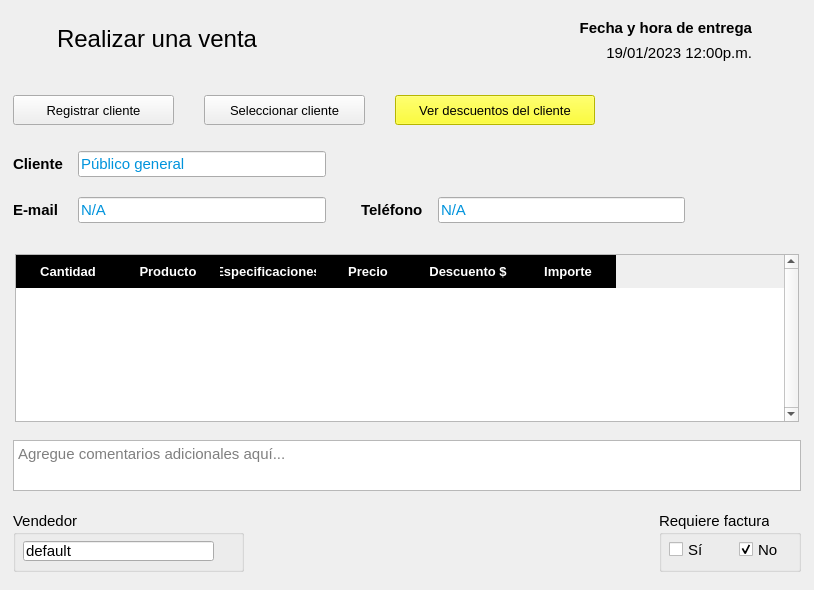
     <widget class="QFrame" name="frame">
      <property name="frameShape">
       <enum>QFrame::NoFrame</enum>
      </property>
      <layout class="QVBoxLayout" name="verticalLayout">
       <property name="spacing">
        <number>0</number>
       </property>
       <property name="leftMargin">
        <number>4</number>
       </property>
       <property name="topMargin">
        <number>9</number>
       </property>
       <property name="rightMargin">
        <number>4</number>
       </property>
       <property name="bottomMargin">
        <number>9</number>
       </property>
       <item alignment="Qt::AlignTop">
        <widget class="QFrame" name="frame_3">
         <property name="frameShape">
          <enum>QFrame::NoFrame</enum>
         </property>
         <layout class="QHBoxLayout" name="horizontalLayout_2">
          <property name="spacing">
           <number>0</number>
          </property>
          <property name="leftMargin">
           <number>0</number>
          </property>
          <property name="topMargin">
           <number>0</number>
          </property>
          <property name="rightMargin">
           <number>0</number>
          </property>
          <property name="bottomMargin">
           <number>0</number>
          </property>
          <item alignment="Qt::AlignLeft|Qt::AlignTop">
           <widget class="QFrame" name="frame_7">
            <property name="frameShape">
             <enum>QFrame::NoFrame</enum>
            </property>
            <layout class="QHBoxLayout" name="horizontalLayout_4">
             <property name="spacing">
              <number>12</number>
             </property>
             <item>
              <widget class="QPushButton" name="btRegresar">
               <property name="cursor">
                <cursorShape>PointingHandCursor</cursorShape>
               </property>
               <property name="styleSheet">
                <string notr="true">QPushButton {
        background-color: transparent;
        border: none;
        padding: 0px;
    }
    QPushButton:hover {
        background-color: rgba(255, 255, 255, 0);
    }
    QPushButton:pressed {
        background-color: rgba(255, 255, 255, 0);
    }</string>
               </property>
               <property name="text">
                <string notr="true"/>
               </property>
               <property name="icon">
                <iconset resource="../resources.qrc">
                 <normaloff>:/img/resources/images/leftarrow.png</normaloff>:/img/resources/images/leftarrow.png</iconset>
               </property>
               <property name="iconSize">
                <size>
                 <width>40</width>
                 <height>40</height>
                </size>
               </property>
               <property name="flat">
                <bool>true</bool>
               </property>
              </widget>
             </item>
             <item>
              <widget class="QLabel" name="lbTitulo">
               <property name="minimumSize">
                <size>
                 <width>201</width>
                 <height>41</height>
                </size>
               </property>
               <property name="font">
                <font>
                 <family>Segoe UI</family>
                 <pointsize>18</pointsize>
                </font>
               </property>
               <property name="text">
                <string>Realizar una venta</string>
               </property>
              </widget>
             </item>
            </layout>
           </widget>
          </item>
          <item alignment="Qt::AlignRight|Qt::AlignTop">
           <widget class="QFrame" name="frame_8">
            <property name="sizePolicy">
             <sizepolicy hsizetype="Minimum" vsizetype="Minimum">
              <horstretch>0</horstretch>
              <verstretch>0</verstretch>
             </sizepolicy>
            </property>
            <property name="frameShape">
             <enum>QFrame::NoFrame</enum>
            </property>
            <layout class="QGridLayout" name="gridLayout">
             <property name="horizontalSpacing">
              <number>9</number>
             </property>
             <item row="0" column="0" rowspan="2">
              <widget class="QPushButton" name="btDeshacer">
               <property name="cursor">
                <cursorShape>PointingHandCursor</cursorShape>
               </property>
               <property name="toolTip">
                <string>Deshacer fecha de entrega</string>
               </property>
               <property name="styleSheet">
                <string notr="true">QPushButton {
        background-color: transparent;
        border: none;
        padding: 0px;
    }
    QPushButton:hover {
        background-color: rgba(255, 255, 255, 0);
    }
    QPushButton:pressed {
        background-color: rgba(255, 255, 255, 0);
    }</string>
               </property>
               <property name="text">
                <string notr="true"/>
               </property>
               <property name="icon">
                <iconset resource="../resources.qrc">
                 <normaloff>:/img/resources/images/undo.png</normaloff>:/img/resources/images/undo.png</iconset>
               </property>
               <property name="iconSize">
                <size>
                 <width>20</width>
                 <height>20</height>
                </size>
               </property>
               <property name="flat">
                <bool>true</bool>
               </property>
              </widget>
             </item>
             <item row="1" column="1" alignment="Qt::AlignRight">
              <widget class="QLabel" name="lbFecha">
               <property name="font">
                <font>
                 <family>Segoe UI</family>
                 <pointsize>11</pointsize>
                 <bold>false</bold>
                </font>
               </property>
               <property name="text">
                <string notr="true">19/01/2023 12:00p.m.</string>
               </property>
               <property name="alignment">
                <set>Qt::AlignRight|Qt::AlignTrailing|Qt::AlignVCenter</set>
               </property>
              </widget>
             </item>
             <item row="0" column="3" rowspan="2">
              <widget class="QPushButton" name="btCalendario">
               <property name="cursor">
                <cursorShape>PointingHandCursor</cursorShape>
               </property>
               <property name="styleSheet">
                <string notr="true">QPushButton {
        background-color: transparent;
        border: none;
        padding: 0px;
    }
    QPushButton:hover {
        background-color: rgba(255, 255, 255, 0);
    }
    QPushButton:pressed {
        background-color: rgba(255, 255, 255, 0);
    }</string>
               </property>
               <property name="text">
                <string notr="true"/>
               </property>
               <property name="icon">
                <iconset resource="../resources.qrc">
                 <normaloff>:/img/resources/images/calendar.png</normaloff>:/img/resources/images/calendar.png</iconset>
               </property>
               <property name="iconSize">
                <size>
                 <width>40</width>
                 <height>40</height>
                </size>
               </property>
               <property name="flat">
                <bool>true</bool>
               </property>
              </widget>
             </item>
             <item row="0" column="1" alignment="Qt::AlignRight">
              <widget class="QLabel" name="label_5">
               <property name="font">
                <font>
                 <family>Segoe UI</family>
                 <pointsize>11</pointsize>
                 <bold>true</bold>
                </font>
               </property>
               <property name="text">
                <string notr="true">Fecha y hora de entrega</string>
               </property>
               <property name="alignment">
                <set>Qt::AlignRight|Qt::AlignTrailing|Qt::AlignVCenter</set>
               </property>
              </widget>
             </item>
             <item row="0" column="2">
              <spacer name="horizontalSpacer_2">
               <property name="orientation">
                <enum>Qt::Horizontal</enum>
               </property>
               <property name="sizeHint" stdset="0">
                <size>
                 <width>8</width>
                 <height>20</height>
                </size>
               </property>
              </spacer>
             </item>
            </layout>
           </widget>
          </item>
         </layout>
        </widget>
       </item>
       <item alignment="Qt::AlignTop">
        <widget class="QFrame" name="frame_4">
         <property name="frameShape">
          <enum>QFrame::NoFrame</enum>
         </property>
         <layout class="QVBoxLayout" name="verticalLayout_2">
          <property name="spacing">
           <number>6</number>
          </property>
          <property name="leftMargin">
           <number>0</number>
          </property>
          <property name="topMargin">
           <number>15</number>
          </property>
          <property name="rightMargin">
           <number>0</number>
          </property>
          <property name="bottomMargin">
           <number>0</number>
          </property>
          <item alignment="Qt::AlignLeft">
           <widget class="QFrame" name="frame_9">
            <property name="frameShape">
             <enum>QFrame::NoFrame</enum>
            </property>
            <layout class="QHBoxLayout" name="horizontalLayout_5">
             <property name="spacing">
              <number>30</number>
             </property>
             <property name="bottomMargin">
              <number>0</number>
             </property>
             <item>
              <widget class="QPushButton" name="btRegistrar">
               <property name="minimumSize">
                <size>
                 <width>161</width>
                 <height>30</height>
                </size>
               </property>
               <property name="maximumSize">
                <size>
                 <width>16777215</width>
                 <height>30</height>
                </size>
               </property>
               <property name="font">
                <font>
                 <pointsize>10</pointsize>
                </font>
               </property>
               <property name="text">
                <string notr="true">Registrar cliente</string>
               </property>
               <property name="icon">
                <iconset resource="../resources.qrc">
                 <normaloff>:/img/resources/images/new-user.png</normaloff>:/img/resources/images/new-user.png</iconset>
               </property>
              </widget>
             </item>
             <item>
              <widget class="QPushButton" name="btSeleccionar">
               <property name="minimumSize">
                <size>
                 <width>161</width>
                 <height>30</height>
                </size>
               </property>
               <property name="maximumSize">
                <size>
                 <width>16777215</width>
                 <height>30</height>
                </size>
               </property>
               <property name="font">
                <font>
                 <pointsize>10</pointsize>
                </font>
               </property>
               <property name="text">
                <string notr="true">Seleccionar cliente</string>
               </property>
               <property name="icon">
                <iconset resource="../resources.qrc">
                 <normaloff>:/img/resources/images/search.png</normaloff>:/img/resources/images/search.png</iconset>
               </property>
              </widget>
             </item>
             <item>
              <widget class="QPushButton" name="btDescuentosCliente">
               <property name="minimumSize">
                <size>
                 <width>200</width>
                 <height>30</height>
                </size>
               </property>
               <property name="maximumSize">
                <size>
                 <width>16777215</width>
                 <height>30</height>
                </size>
               </property>
               <property name="font">
                <font>
                 <pointsize>10</pointsize>
                </font>
               </property>
               <property name="styleSheet">
                <string notr="true">background-color: rgb(255, 255, 0);</string>
               </property>
               <property name="text">
                <string notr="true">Ver descuentos del cliente</string>
               </property>
               <property name="icon">
                <iconset resource="../resources.qrc">
                 <normaloff>:/img/resources/images/tag.png</normaloff>:/img/resources/images/tag.png</iconset>
               </property>
              </widget>
             </item>
            </layout>
           </widget>
          </item>
          <item alignment="Qt::AlignLeft">
           <widget class="QFrame" name="frame_10">
            <property name="frameShape">
             <enum>QFrame::NoFrame</enum>
            </property>
            <layout class="QGridLayout" name="gridLayout_4">
             <property name="topMargin">
              <number>20</number>
             </property>
             <property name="bottomMargin">
              <number>0</number>
             </property>
             <property name="horizontalSpacing">
              <number>15</number>
             </property>
             <property name="verticalSpacing">
              <number>20</number>
             </property>
             <item row="1" column="0">
              <widget class="QLabel" name="label_2">
               <property name="font">
                <font>
                 <family>Segoe UI</family>
                 <pointsize>11</pointsize>
                 <bold>true</bold>
                </font>
               </property>
               <property name="text">
                <string>E-mail</string>
               </property>
              </widget>
             </item>
             <item row="1" column="1">
              <widget class="QLineEdit" name="txtCorreo">
               <property name="minimumSize">
                <size>
                 <width>248</width>
                 <height>19</height>
                </size>
               </property>
               <property name="font">
                <font>
                 <family>Segoe UI</family>
                 <pointsize>11</pointsize>
                </font>
               </property>
               <property name="styleSheet">
                <string notr="true">color: rgb(0, 147, 220);</string>
               </property>
               <property name="text">
                <string>N/A</string>
               </property>
               <property name="frame">
                <bool>true</bool>
               </property>
               <property name="clearButtonEnabled">
                <bool>false</bool>
               </property>
              </widget>
             </item>
             <item row="1" column="3">
              <widget class="QLabel" name="label_3">
               <property name="font">
                <font>
                 <family>Segoe UI</family>
                 <pointsize>11</pointsize>
                 <bold>true</bold>
                </font>
               </property>
               <property name="text">
                <string>Teléfono</string>
               </property>
              </widget>
             </item>
             <item row="1" column="4">
              <widget class="QLineEdit" name="txtTelefono">
               <property name="minimumSize">
                <size>
                 <width>247</width>
                 <height>19</height>
                </size>
               </property>
               <property name="font">
                <font>
                 <family>Segoe UI</family>
                 <pointsize>11</pointsize>
                </font>
               </property>
               <property name="styleSheet">
                <string notr="true">color: rgb(0, 147, 220);</string>
               </property>
               <property name="text">
                <string>N/A</string>
               </property>
               <property name="frame">
                <bool>true</bool>
               </property>
               <property name="clearButtonEnabled">
                <bool>false</bool>
               </property>
              </widget>
             </item>
             <item row="0" column="1">
              <widget class="QLineEdit" name="txtCliente">
               <property name="minimumSize">
                <size>
                 <width>247</width>
                 <height>19</height>
                </size>
               </property>
               <property name="font">
                <font>
                 <family>Segoe UI</family>
                 <pointsize>11</pointsize>
                </font>
               </property>
               <property name="styleSheet">
                <string notr="true">color: rgb(0, 147, 220);</string>
               </property>
               <property name="text">
                <string>Público general</string>
               </property>
               <property name="frame">
                <bool>true</bool>
               </property>
               <property name="clearButtonEnabled">
                <bool>false</bool>
               </property>
              </widget>
             </item>
             <item row="0" column="0">
              <widget class="QLabel" name="label">
               <property name="font">
                <font>
                 <family>Segoe UI</family>
                 <pointsize>11</pointsize>
                 <bold>true</bold>
                </font>
               </property>
               <property name="text">
                <string>Cliente</string>
               </property>
              </widget>
             </item>
             <item row="1" column="2">
              <spacer name="horizontalSpacer">
               <property name="orientation">
                <enum>Qt::Horizontal</enum>
               </property>
               <property name="sizeHint" stdset="0">
                <size>
                 <width>20</width>
                 <height>20</height>
                </size>
               </property>
              </spacer>
             </item>
            </layout>
           </widget>
          </item>
         </layout>
        </widget>
       </item>
       <item>
        <widget class="QFrame" name="frame_5">
         <property name="sizePolicy">
          <sizepolicy hsizetype="Preferred" vsizetype="Preferred">
           <horstretch>0</horstretch>
           <verstretch>0</verstretch>
          </sizepolicy>
         </property>
         <property name="frameShape">
          <enum>QFrame::NoFrame</enum>
         </property>
         <layout class="QVBoxLayout" name="verticalLayout_3">
          <property name="bottomMargin">
           <number>0</number>
          </property>
          <item alignment="Qt::AlignRight|Qt::AlignTop">
           <widget class="QFrame" name="frame_11">
            <property name="sizePolicy">
             <sizepolicy hsizetype="Minimum" vsizetype="Minimum">
              <horstretch>0</horstretch>
              <verstretch>0</verstretch>
             </sizepolicy>
            </property>
            <property name="frameShape">
             <enum>QFrame::NoFrame</enum>
            </property>
            <layout class="QHBoxLayout" name="horizontalLayout_6">
             <property name="spacing">
              <number>20</number>
             </property>
             <property name="leftMargin">
              <number>0</number>
             </property>
             <property name="topMargin">
              <number>0</number>
             </property>
             <property name="rightMargin">
              <number>0</number>
             </property>
             <property name="bottomMargin">
              <number>0</number>
             </property>
             <item>
              <widget class="QPushButton" name="btAgregar">
               <property name="cursor">
                <cursorShape>PointingHandCursor</cursorShape>
               </property>
               <property name="styleSheet">
                <string notr="true">QPushButton {
        background-color: transparent;
        border: none;
        padding: 0px;
    }
    QPushButton:hover {
        background-color: rgba(255, 255, 255, 0);
    }
    QPushButton:pressed {
        background-color: rgba(255, 255, 255, 0);
    }</string>
               </property>
               <property name="text">
                <string notr="true"/>
               </property>
               <property name="icon">
                <iconset resource="../resources.qrc">
                 <normaloff>:/img/resources/images/plus.png</normaloff>:/img/resources/images/plus.png</iconset>
               </property>
               <property name="iconSize">
                <size>
                 <width>40</width>
                 <height>40</height>
                </size>
               </property>
               <property name="flat">
                <bool>true</bool>
               </property>
              </widget>
             </item>
             <item>
              <widget class="QPushButton" name="btEliminar">
               <property name="cursor">
                <cursorShape>PointingHandCursor</cursorShape>
               </property>
               <property name="styleSheet">
                <string notr="true">QPushButton {
        background-color: transparent;
        border: none;
        padding: 0px;
    }
    QPushButton:hover {
        background-color: rgba(255, 255, 255, 0);
    }
    QPushButton:pressed {
        background-color: rgba(255, 255, 255, 0);
    }</string>
               </property>
               <property name="text">
                <string notr="true"/>
               </property>
               <property name="icon">
                <iconset resource="../resources.qrc">
                 <normaloff>:/img/resources/images/trash.png</normaloff>:/img/resources/images/trash.png</iconset>
               </property>
               <property name="iconSize">
                <size>
                 <width>40</width>
                 <height>40</height>
                </size>
               </property>
               <property name="flat">
                <bool>true</bool>
               </property>
              </widget>
             </item>
            </layout>
           </widget>
          </item>
          <item>
           <widget class="QFrame" name="frame_12">
            <property name="sizePolicy">
             <sizepolicy hsizetype="Expanding" vsizetype="Expanding">
              <horstretch>0</horstretch>
              <verstretch>0</verstretch>
             </sizepolicy>
            </property>
            <property name="minimumSize">
             <size>
              <width>788</width>
              <height>180</height>
             </size>
            </property>
            <property name="frameShape">
             <enum>QFrame::NoFrame</enum>
            </property>
            <layout class="QHBoxLayout" name="horizontalLayout_8">
             <property name="spacing">
              <number>0</number>
             </property>
             <property name="leftMargin">
              <number>2</number>
             </property>
             <property name="topMargin">
              <number>2</number>
             </property>
             <property name="rightMargin">
              <number>2</number>
             </property>
             <property name="bottomMargin">
              <number>10</number>
             </property>
             <item>
              <widget class="QTableWidget" name="tabla_productos">
               <property name="font">
                <font>
                 <family>Segoe UI</family>
                 <pointsize>10</pointsize>
                </font>
               </property>
               <property name="styleSheet">
                <string notr="true">QHeaderView::section {
	font: bold 10pt;
	color: rgb(255, 255, 255);
	background-color: rgb(0, 0, 0);
	border: 0px;

	padding-left: 4px;
	padding-top: 7px;
	padding-bottom: 7px;
}

QTableWidget {
	alternate-background-color: rgb(240, 240, 240);
}

QTableView {
    selection-background-color: rgb(85, 85, 255);
    selection-color: rgb(255, 255, 255);
}
QTableView:active {
    selection-background-color: rgb(85, 85, 255);
    selection-color: rgb(255, 255, 255);
}</string>
               </property>
               <property name="verticalScrollBarPolicy">
                <enum>Qt::ScrollBarAlwaysOn</enum>
               </property>
               <property name="sizeAdjustPolicy">
                <enum>QAbstractScrollArea::AdjustToContents</enum>
               </property>
               <property name="editTriggers">
                <set>QAbstractItemView::DoubleClicked</set>
               </property>
               <property name="alternatingRowColors">
                <bool>true</bool>
               </property>
               <property name="selectionBehavior">
                <enum>QAbstractItemView::SelectRows</enum>
               </property>
               <property name="showGrid">
                <bool>false</bool>
               </property>
               <property name="wordWrap">
                <bool>true</bool>
               </property>
               <attribute name="horizontalHeaderMinimumSectionSize">
                <number>80</number>
               </attribute>
               <attribute name="verticalHeaderVisible">
                <bool>false</bool>
               </attribute>
               <column>
                <property name="text">
                 <string>Cantidad</string>
                </property>
               </column>
               <column>
                <property name="text">
                 <string>Producto</string>
                </property>
               </column>
               <column>
                <property name="text">
                 <string>Especificaciones</string>
                </property>
               </column>
               <column>
                <property name="text">
                 <string>Precio</string>
                </property>
               </column>
               <column>
                <property name="text">
                 <string>Descuento $</string>
                </property>
               </column>
               <column>
                <property name="text">
                 <string>Importe</string>
                </property>
               </column>
              </widget>
             </item>
            </layout>
           </widget>
          </item>
          <item alignment="Qt::AlignBottom">
           <widget class="QFrame" name="frame_13">
            <property name="sizePolicy">
             <sizepolicy hsizetype="Minimum" vsizetype="Minimum">
              <horstretch>0</horstretch>
              <verstretch>0</verstretch>
             </sizepolicy>
            </property>
            <property name="minimumSize">
             <size>
              <width>0</width>
              <height>55</height>
             </size>
            </property>
            <property name="frameShape">
             <enum>QFrame::NoFrame</enum>
            </property>
            <layout class="QHBoxLayout" name="horizontalLayout_7">
             <property name="spacing">
              <number>0</number>
             </property>
             <property name="leftMargin">
              <number>0</number>
             </property>
             <property name="topMargin">
              <number>0</number>
             </property>
             <property name="rightMargin">
              <number>0</number>
             </property>
             <property name="bottomMargin">
              <number>0</number>
             </property>
             <item>
              <widget class="QPlainTextEdit" name="txtComentarios">
               <property name="sizePolicy">
                <sizepolicy hsizetype="Minimum" vsizetype="Minimum">
                 <horstretch>0</horstretch>
                 <verstretch>0</verstretch>
                </sizepolicy>
               </property>
               <property name="minimumSize">
                <size>
                 <width>0</width>
                 <height>51</height>
                </size>
               </property>
               <property name="maximumSize">
                <size>
                 <width>16777215</width>
                 <height>51</height>
                </size>
               </property>
               <property name="font">
                <font>
                 <family>Segoe UI</family>
                 <pointsize>11</pointsize>
                </font>
               </property>
               <property name="placeholderText">
                <string>Agregue comentarios adicionales aquí...</string>
               </property>
              </widget>
             </item>
            </layout>
           </widget>
          </item>
         </layout>
        </widget>
       </item>
       <item alignment="Qt::AlignBottom">
        <widget class="QFrame" name="frame_6">
         <property name="frameShape">
          <enum>QFrame::NoFrame</enum>
         </property>
         <layout class="QHBoxLayout" name="horizontalLayout_3">
          <property name="spacing">
           <number>0</number>
          </property>
          <property name="leftMargin">
           <number>0</number>
          </property>
          <property name="topMargin">
           <number>9</number>
          </property>
          <property name="rightMargin">
           <number>0</number>
          </property>
          <property name="bottomMargin">
           <number>0</number>
          </property>
          <item alignment="Qt::AlignLeft">
           <widget class="QFrame" name="frame_14">
            <property name="frameShape">
             <enum>QFrame::NoFrame</enum>
            </property>
            <layout class="QGridLayout" name="gridLayout_2">
             <item row="0" column="0">
              <widget class="QGroupBox" name="groupBox">
               <property name="minimumSize">
                <size>
                 <width>231</width>
                 <height>61</height>
                </size>
               </property>
               <property name="font">
                <font>
                 <family>Segoe UI</family>
                 <pointsize>11</pointsize>
                </font>
               </property>
               <property name="title">
                <string>Vendedor</string>
               </property>
               <widget class="QLineEdit" name="txtVendedor">
                <property name="geometry">
                 <rect>
                  <x>10</x>
                  <y>30</y>
                  <width>191</width>
                  <height>20</height>
                 </rect>
                </property>
                <property name="font">
                 <font>
                  <family>Segoe UI</family>
                  <pointsize>11</pointsize>
                 </font>
                </property>
                <property name="text">
                 <string>default</string>
                </property>
                <property name="readOnly">
                 <bool>true</bool>
                </property>
               </widget>
              </widget>
             </item>
            </layout>
           </widget>
          </item>
          <item alignment="Qt::AlignRight">
           <widget class="QFrame" name="frame_15">
            <property name="frameShape">
             <enum>QFrame::NoFrame</enum>
            </property>
            <layout class="QGridLayout" name="gridLayout_3">
             <property name="horizontalSpacing">
              <number>30</number>
             </property>
             <item row="0" column="0">
              <widget class="QGroupBox" name="boxFactura">
               <property name="minimumSize">
                <size>
                 <width>142</width>
                 <height>61</height>
                </size>
               </property>
               <property name="font">
                <font>
                 <family>Segoe UI</family>
                 <pointsize>11</pointsize>
                </font>
               </property>
               <property name="title">
                <string>Requiere factura</string>
               </property>
               <property name="flat">
                <bool>false</bool>
               </property>
               <property name="checkable">
                <bool>false</bool>
               </property>
               <widget class="QCheckBox" name="tickFacturaSi">
                <property name="geometry">
                 <rect>
                  <x>10</x>
                  <y>30</y>
                  <width>70</width>
                  <height>17</height>
                 </rect>
                </property>
                <property name="minimumSize">
                 <size>
                  <width>70</width>
                  <height>17</height>
                 </size>
                </property>
                <property name="font">
                 <font>
                  <family>Segoe UI</family>
                  <pointsize>11</pointsize>
                 </font>
                </property>
                <property name="text">
                 <string notr="true">Sí</string>
                </property>
                <property name="checked">
                 <bool>false</bool>
                </property>
                <property name="autoExclusive">
                 <bool>true</bool>
                </property>
               </widget>
               <widget class="QCheckBox" name="tickFacturaNo">
                <property name="geometry">
                 <rect>
                  <x>80</x>
                  <y>30</y>
                  <width>70</width>
                  <height>17</height>
                 </rect>
                </property>
                <property name="minimumSize">
                 <size>
                  <width>70</width>
                  <height>17</height>
                 </size>
                </property>
                <property name="font">
                 <font>
                  <family>Segoe UI</family>
                  <pointsize>11</pointsize>
                 </font>
                </property>
                <property name="text">
                 <string notr="true">No</string>
                </property>
                <property name="checked">
                 <bool>true</bool>
                </property>
                <property name="autoExclusive">
                 <bool>true</bool>
                </property>
               </widget>
              </widget>
             </item>
            </layout>
           </widget>
          </item>
         </layout>
        </widget>
       </item>
      </layout>
     </widget>
